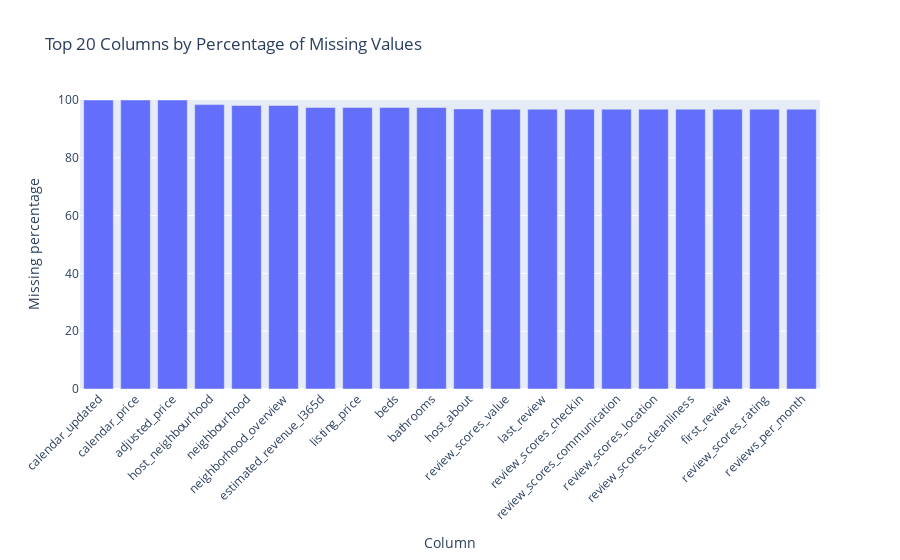
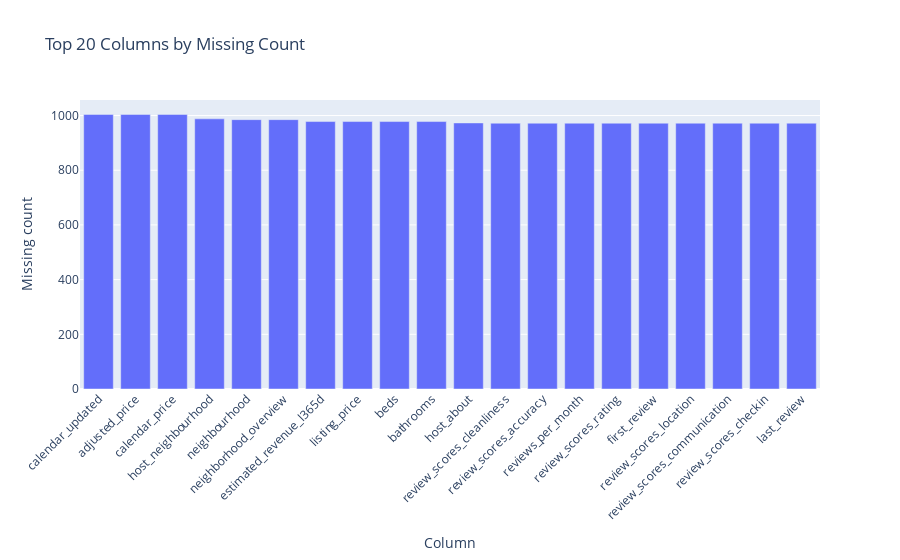

The code cell stored with these charts, in order, in its notebook:
### Markdown cell above
### 6. Missing values exploration

In this step we quantify missing data for every column in `final_df_clean`. For each variable we compute:

• The absolute number of missing values  
• The percentage of missing values relative to the total number of rows  
• The data type, to see whether missingness affects numeric, categorical or text variables

The bar chart highlights the columns with the highest proportion of missing values.  
From the earlier results we see three main patterns:

• Some columns are completely missing (for example calendar price related fields and `calendar_updated`). These are strong candidates to be dropped or replaced by future engineered features.  
• Many listing-level and review-level attributes have very high missingness because only a subset of calendar rows have matching listing and review information. We will need to be selective when using these as features for machine learning.  
• Core structural variables such as `calendar_date`, `available`, `minimum_nights_calendar` and `maximum_nights_calendar` have no or very low missingness and are good candidates for later feature engineering.

Understanding this missingness structure now will guide the cleaning strategy in the next sections and ensures that the final feature matrix for Hackathon 2 does not rely on variables with unreliable coverage.

### Code cell
# --- 6. Missing values exploration ---

import pandas as pd
import plotly.express as px

# Force Jupyter to display full DataFrame without truncation
pd.set_option("display.max_rows", None)
pd.set_option("display.max_columns", None)

n_rows = len(final_df_clean)

# Full missing values table
missing_df = (
    final_df_clean.isna()
    .sum()
    .reset_index(name="missing_count")
    .rename(columns={"index": "column"})
)

missing_df["missing_pct"] = (missing_df["missing_count"] / n_rows) * 100
missing_df["dtype"] = missing_df["column"].map(final_df_clean.dtypes.astype(str))
missing_df = missing_df.sort_values("missing_pct", ascending=False)

print("Full missing values table:")
display(missing_df)

# ----------------------------------------------------------------------
# PLOT 1: Top 20 columns by percentage of missing values
# ----------------------------------------------------------------------
top_pct = missing_df[missing_df["missing_count"] > 0].head(20)

fig1 = px.bar(
    top_pct,
    x="column",
    y="missing_pct",
    title="Top 20 Columns by Percentage of Missing Values",
    labels={"missing_pct": "Missing percentage", "column": "Column"},
)
fig1.update_layout(xaxis_tickangle=-45, yaxis=dict(range=[0, 100]))
fig1.show()

# ----------------------------------------------------------------------
# PLOT 2: Top 20 columns by missing count
# ----------------------------------------------------------------------
top_count = (
    missing_df[missing_df["missing_count"] > 0]
    .sort_values("missing_count", ascending=False)
    .head(20)
)

fig2 = px.bar(
    top_count,
    x="column",
    y="missing_count",
    title="Top 20 Columns by Missing Count",
    labels={"missing_count": "Missing count", "column": "Column"},
)
fig2.update_layout(xaxis_tickangle=-45)
fig2.show()

### Figure 1 — Plotly figure (JSON) as saved in the notebook; plotly's stock layout.template omitted (floating-point values rounded to 4 significant figures)
{"data": [{"alignmentgroup": "True", "hovertemplate": "Column=%{x}<br>Missing percentage=%{y}<extra></extra>", "legendgroup": "", "marker": {"color": "#636efa", "pattern": {"shape": ""}}, "name": "", "offsetgroup": "", "orientation": "v", "showlegend": false, "textposition": "auto", "type": "bar", "x": ["calendar_updated", "calendar_price", "adjusted_price", "host_neighbourhood", "neighbourhood", "neighborhood_overview", "estimated_revenue_l365d", "listing_price", "beds", "bathrooms", "host_about", "review_scores_value", "last_review", "review_scores_checkin", "review_scores_communication", "review_scores_location", "review_scores_cleanliness", "first_review", "review_scores_rating", "reviews_per_month"], "xaxis": "x", "y": [100, 100, 100, 98.41, 98.11, 98.11, 97.41, 97.41, 97.41, 97.41, 96.91, 96.81, 96.81, 96.81, 96.81, 96.81, 96.81, 96.81, 96.81, 96.81], "yaxis": "y"}], "layout": {"barmode": "relative", "legend": {"tracegroupgap": 0}, "title": {"text": "Top 20 Columns by Percentage of Missing Values"}, "xaxis": {"anchor": "y", "domain": [0, 1], "tickangle": -45, "title": {"text": "Column"}}, "yaxis": {"anchor": "x", "domain": [0, 1], "range": [0, 100], "title": {"text": "Missing percentage"}}}}

### Figure 2 — Plotly figure (JSON) as saved in the notebook; plotly's stock layout.template omitted (floating-point values rounded to 4 significant figures)
{"data": [{"alignmentgroup": "True", "hovertemplate": "Column=%{x}<br>Missing count=%{y}<extra></extra>", "legendgroup": "", "marker": {"color": "#636efa", "pattern": {"shape": ""}}, "name": "", "offsetgroup": "", "orientation": "v", "showlegend": false, "textposition": "auto", "type": "bar", "x": ["calendar_updated", "adjusted_price", "calendar_price", "host_neighbourhood", "neighbourhood", "neighborhood_overview", "estimated_revenue_l365d", "listing_price", "beds", "bathrooms", "host_about", "review_scores_cleanliness", "review_scores_accuracy", "reviews_per_month", "review_scores_rating", "first_review", "review_scores_location", "review_scores_communication", "review_scores_checkin", "last_review"], "xaxis": "x", "y": [1004, 1004, 1004, 988, 985, 985, 978, 978, 978, 978, 973, 972, 972, 972, 972, 972, 972, 972, 972, 972], "yaxis": "y"}], "layout": {"barmode": "relative", "legend": {"tracegroupgap": 0}, "title": {"text": "Top 20 Columns by Missing Count"}, "xaxis": {"anchor": "y", "domain": [0, 1], "tickangle": -45, "title": {"text": "Column"}}, "yaxis": {"anchor": "x", "domain": [0, 1], "title": {"text": "Missing count"}}}}
